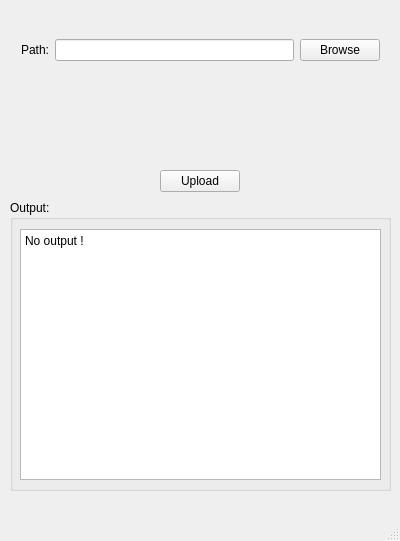
<?xml version="1.0" encoding="UTF-8"?>
<ui version="4.0">
 <class>MainWindow</class>
 <widget class="QMainWindow" name="MainWindow">
  <property name="geometry">
   <rect>
    <x>0</x>
    <y>0</y>
    <width>400</width>
    <height>541</height>
   </rect>
  </property>
  <property name="windowTitle">
   <string>MainWindow</string>
  </property>
  <widget class="QWidget" name="centralWidget">
   <widget class="QPushButton" name="btUpload">
    <property name="geometry">
     <rect>
      <x>160</x>
      <y>170</y>
      <width>80</width>
      <height>22</height>
     </rect>
    </property>
    <property name="text">
     <string>Upload</string>
    </property>
   </widget>
   <widget class="QWidget" name="horizontalLayoutWidget">
    <property name="geometry">
     <rect>
      <x>10</x>
      <y>10</y>
      <width>381</width>
      <height>80</height>
     </rect>
    </property>
    <layout class="QHBoxLayout" name="horizontalLayout">
     <item>
      <widget class="QLabel" name="lbPath">
       <property name="text">
        <string>Path:</string>
       </property>
      </widget>
     </item>
     <item>
      <widget class="QLineEdit" name="lEpath"/>
     </item>
     <item>
      <widget class="QPushButton" name="btBrowse">
       <property name="text">
        <string>Browse</string>
       </property>
      </widget>
     </item>
    </layout>
   </widget>
   <widget class="QGroupBox" name="gbOutput">
    <property name="geometry">
     <rect>
      <x>10</x>
      <y>200</y>
      <width>381</width>
      <height>291</height>
     </rect>
    </property>
    <property name="title">
     <string>Output:</string>
    </property>
    <widget class="QTextEdit" name="teOutput">
     <property name="geometry">
      <rect>
       <x>10</x>
       <y>29</y>
       <width>361</width>
       <height>251</height>
      </rect>
     </property>
     <property name="readOnly">
      <bool>true</bool>
     </property>
     <property name="html">
      <string>&lt;!DOCTYPE HTML PUBLIC &quot;-//W3C//DTD HTML 4.0//EN&quot; &quot;http://www.w3.org/TR/REC-html40/strict.dtd&quot;&gt;
&lt;html&gt;&lt;head&gt;&lt;meta name=&quot;qrichtext&quot; content=&quot;1&quot; /&gt;&lt;style type=&quot;text/css&quot;&gt;
p, li { white-space: pre-wrap; }
&lt;/style&gt;&lt;/head&gt;&lt;body style=&quot; font-family:'Sans Serif'; font-size:9pt; font-weight:400; font-style:normal;&quot;&gt;
&lt;p style=&quot; margin-top:0px; margin-bottom:0px; margin-left:0px; margin-right:0px; -qt-block-indent:0; text-indent:0px;&quot;&gt;No output !&lt;/p&gt;&lt;/body&gt;&lt;/html&gt;</string>
     </property>
    </widget>
   </widget>
  </widget>
  <widget class="QMenuBar" name="menuBar">
   <property name="geometry">
    <rect>
     <x>0</x>
     <y>0</y>
     <width>400</width>
     <height>19</height>
    </rect>
   </property>
  </widget>
  <widget class="QStatusBar" name="statusBar"/>
 </widget>
 <layoutdefault spacing="6" margin="11"/>
 <resources/>
 <connections/>
</ui>
